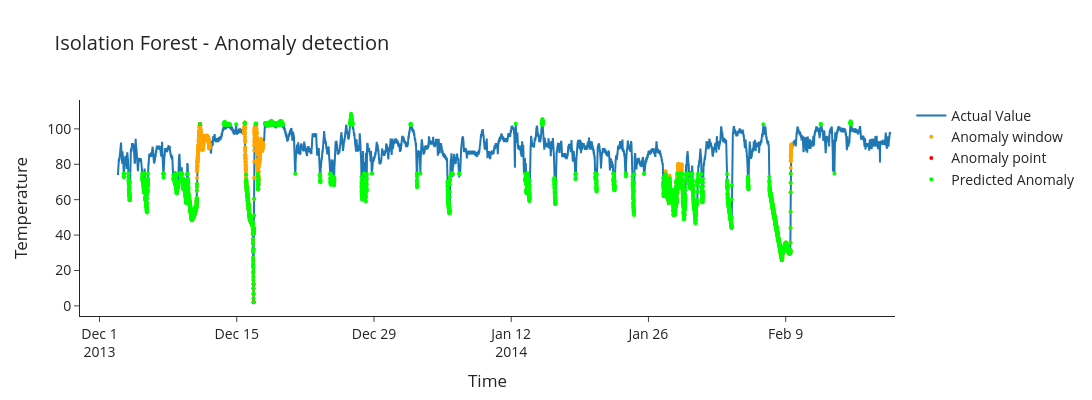

Notebook source saved alongside this figure:
### Code cell
iso_pred_2 = model_isolation_2.predict(df_iso_2[['value']])  # Calculate the average path to be isolated and retrun anomaly(-1)/ normal(1)
df_iso_2['Isolation Prediction'] = iso_pred_2
df_iso_2['Isolation Prediction'] = df_iso_2['Isolation Prediction'].apply(value_change)
plot_eva(df_iso_2)
plot_anomaly_detection_iso(df_iso_2)

### Figure 1 — Plotly figure (JSON) as saved in the notebook; plotly's stock layout.template omitted (floating-point values rounded to 4 significant figures; data arrays with more than 128 entries replaced by an {"elided": "..."} marker saying what was removed)
{"data": [{"name": "Actual Value", "type": "scatter", "x": {"elided": "22695 str values"}, "y": {"elided": "22695 float values"}}, {"marker": {"color": "orange", "size": 4, "symbol": "circle"}, "mode": "markers", "name": "Anomaly window", "type": "scatter", "x": {"elided": "2268 str values"}, "y": {"elided": "2268 float values"}}, {"marker": {"color": "red", "size": 4, "symbol": "circle"}, "mode": "markers", "name": "Anomaly point", "type": "scatter", "x": ["2013-12-11T06:00:00.000000000", "2013-12-16T17:25:00.000000000", "2014-01-28T13:55:00.000000000", "2014-02-08T14:30:00.000000000"], "y": [102.7, 2.085, 51.37, 25.89]}, {"marker": {"color": "lime", "size": 4}, "mode": "markers", "name": "Predicted Anomaly", "type": "scatter", "x": {"elided": "3579 str values"}, "y": {"elided": "3579 float values"}}], "layout": {"font": {"size": 14}, "height": 400, "title": {"text": "Isolation Forest - Anomaly detection"}, "width": 1200, "xaxis": {"title": {"text": "Time"}}, "yaxis": {"title": {"text": "Temperature"}}}}
